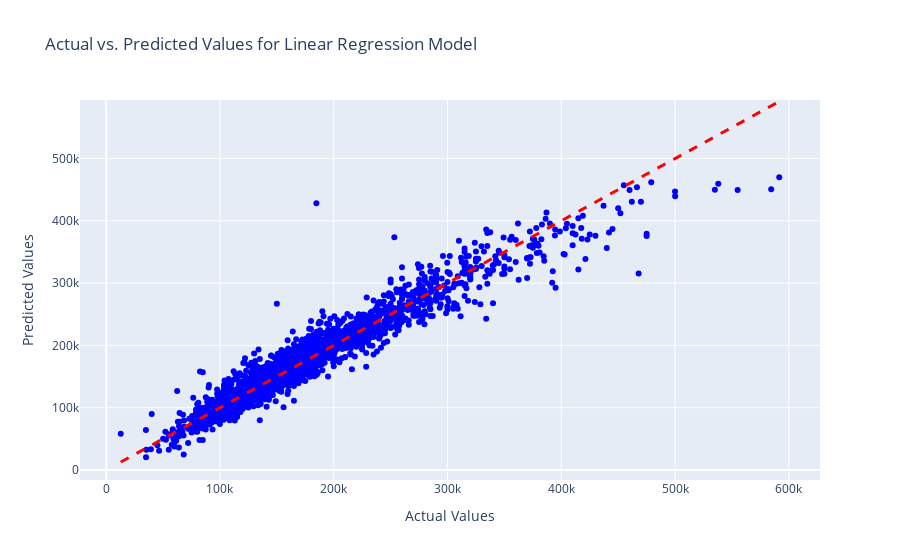
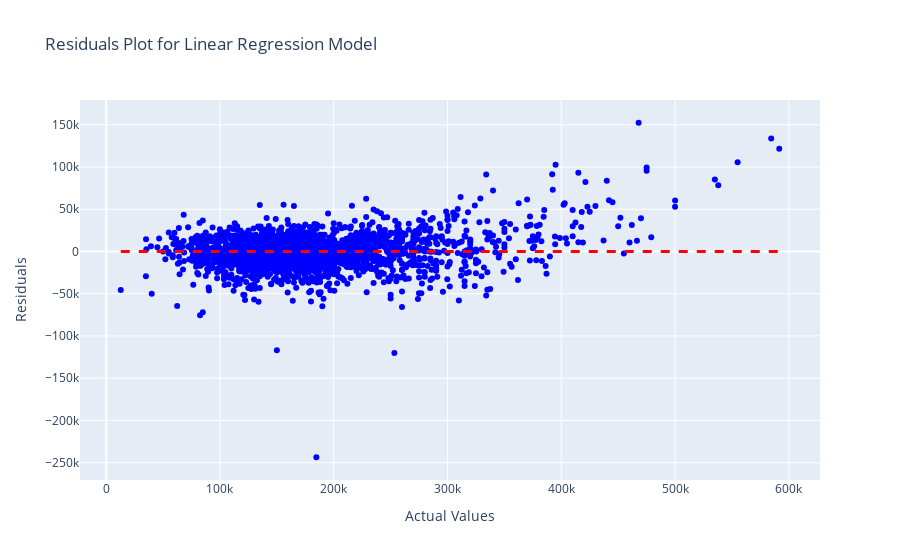

Notebook code for these charts, in order:
### Markdown cell above
Let's start with a simple linear regression on the basic numeric variables we got after making one feature and clearing some multicollinearity.

### Code cell
#the features will be X (independent variables)
X = ft_train.drop('SalePrice', axis=1)
X_array = X.values
#the target (dependent variable) will be y
y = ft_train['SalePrice']
y_array = y.values


# Perform linear regression using scikit-learn
model = LinearRegression()
model.fit(X, y)

X_with_intercept = sm.add_constant(X)  # Add intercept term
model_sm = sm.OLS(y,X_with_intercept).fit()

# Make predictions using the trained model
predictions = model.predict(X)


# Rsquared value
print("R Squared on the test set:", r2_score(y, predictions))


# Mean Squared Error (MSE) on the test set
mse = mean_squared_error(y, predictions)
print("Mean Squared Error (MSE) on the test set:", mse)

# Root Mean Squared Error (RMSE) on the test set
rmse = mean_squared_error(y, predictions, squared=False)
print("Root Mean Squared Error (RMSE) on the test set:", rmse)



# Create a scatter plot with Plotly
fig = go.Figure()

# Add a scatter plot for actual vs. predicted values
fig.add_trace(go.Scatter(x=y, y=predictions, mode='markers', marker=dict(color='blue'), 
                         name='Actual vs. Predicted'))
# Add a diagonal line for perfect predictions
fig.add_shape(type="line", x0=min(y), x1=max(y), y0=min(y), y1=max(y),
              line=dict(color="red", width=3, dash='dash'),
              name="Perfect Predictions")

# Update layout and axis labels
fig.update_layout(title="Actual vs. Predicted Values for Linear Regression Model",
                  xaxis_title="Actual Values",
                  yaxis_title="Predicted Values")

# Show the plot
fig.show()


# Plotting residuals
residuals = y - predictions
fig2 = go.Figure()

# Add a scatter plot for actual values and residuals
fig2.add_trace(go.Scatter(x=y, y=residuals, mode='markers', marker=dict(color='blue'), 
                         name='Residuals'))

# Add a horizontal line at y=0 for reference
fig2.add_shape(type="line", x0=min(y), x1=max(y), y0=0, y1=0,
              line=dict(color="red", width=3, dash='dash'),
              name="Zero Residuals Line")


fig2.update_layout(title="Residuals Plot for Linear Regression Model",
                  xaxis_title="Actual Values",
                  yaxis_title="Residuals")

fig2.show()


# Using statsmodels to check p-values
print(model_sm.summary())
print('\n')

# Mean Squared Error (MSE)
mse = mean_squared_error(y, predictions)
print("Mean Squared Error (MSE):", mse)

# Root Mean Squared Error (RMSE)
rmse = mean_squared_error(y, predictions, squared=False)
print("Root Mean Squared Error (RMSE):", rmse)

print('\n')

print("F-statistic:", model_sm.fvalue)
print("F-statistic p-value:", model_sm.f_pvalue)

### Figure 1 — Plotly figure (JSON) as saved in the notebook; plotly's stock layout.template omitted (floating-point values rounded to 4 significant figures; data arrays with more than 128 entries replaced by an {"elided": "..."} marker saying what was removed)
{"data": [{"marker": {"color": "blue"}, "mode": "markers", "name": "Actual vs. Predicted", "type": "scatter", "x": {"elided": "2571 int values"}, "y": {"elided": "2571 float values"}}], "layout": {"autosize": true, "shapes": [{"line": {"color": "red", "dash": "dash", "width": 3}, "name": "Perfect Predictions", "type": "line", "x0": 12789, "x1": 591587, "y0": 12789, "y1": 591587}], "title": {"text": "Actual vs. Predicted Values for Linear Regression Model"}, "xaxis": {"autorange": true, "range": [-22070.0, 626400.0], "title": {"text": "Actual Values"}, "type": "linear"}, "yaxis": {"autorange": true, "range": [-23470.0, 596800.0], "title": {"text": "Predicted Values"}, "type": "linear"}}}

### Figure 2 — Plotly figure (JSON) as saved in the notebook; plotly's stock layout.template omitted (floating-point values rounded to 4 significant figures; data arrays with more than 128 entries replaced by an {"elided": "..."} marker saying what was removed)
{"data": [{"marker": {"color": "blue"}, "mode": "markers", "name": "Residuals", "type": "scatter", "x": {"elided": "2571 int values"}, "y": {"elided": "2571 float values"}}], "layout": {"autosize": true, "shapes": [{"line": {"color": "red", "dash": "dash", "width": 3}, "name": "Zero Residuals Line", "type": "line", "x0": 12789, "x1": 591587, "y0": 0, "y1": 0}], "title": {"text": "Residuals Plot for Linear Regression Model"}, "xaxis": {"autorange": true, "range": [-22070.0, 626400.0], "title": {"text": "Actual Values"}, "type": "linear"}, "yaxis": {"autorange": true, "range": [-276300.0, 185100.0], "title": {"text": "Residuals"}, "type": "linear"}}}
